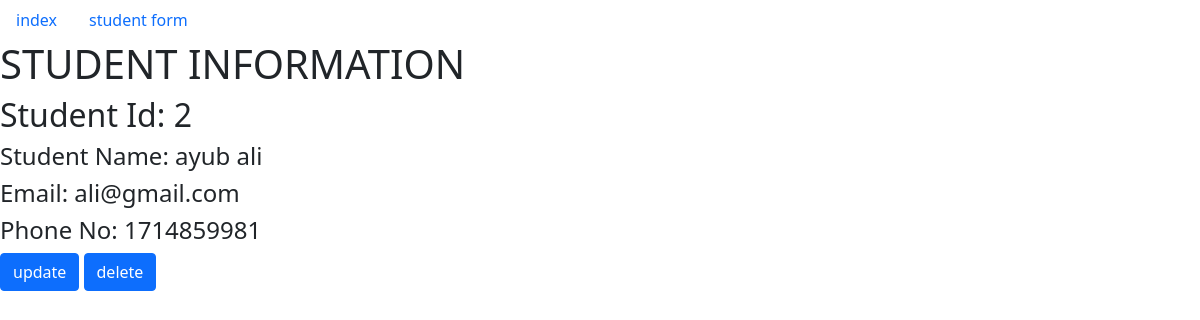
Page /student_info/2/ on the committed database.
### fst_app/models.py (models this page shows, shortened)
class stu_form(models.Model):
    fname=models.CharField(max_length=100)
    lname=models.CharField(max_length=100)
    email=models.EmailField()
    phnne=models.IntegerField()

### fst_app/views.py (the view)
# urls.py: path('student_info/<int:student_id>/',views.stuinfo,name='stuinfo'),
def stuinfo(request,student_id):
    stuinfo=stu_form.objects.get(pk=student_id)
    diction={'start':stuinfo}
    return render(request,'fst_app/stu_info.html',context=diction)

### templates/fst_app/stu_info.html
{% extends 'fst_app/base.html' %}
{% block body %}
<h1> STUDENT INFORMATION</h1>
<h2> Student Id: {{start.id}}</h2>
<h4>Student Name: {{start.fname}} {{start.lname}} </h4>
<h4>Email: {{start.email}}</h4>
<h4>Phone No: {{start.phnne}}</h4>
<a href=" {% url 'fst_app:stuup' student_id=start.id %}" class="btn btn-primary">update</a>
<a href=" {% url 'fst_app:studlt' student_id=start.id %}" class="btn btn-primary">delete</a>
{% endblock %}

### rows in the picture
stu_form: id "2", fname "ayub", lname "ali", email "ali@gmail.com", phnne "1714859981"
